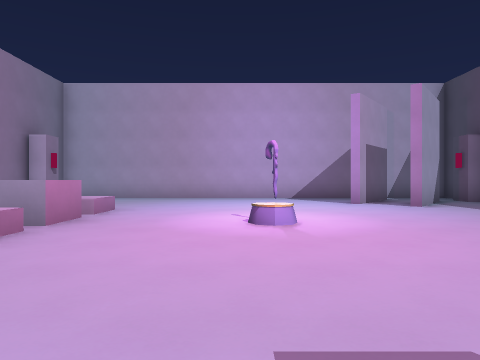
View 1 (above)

14 first-person views from a walk through a level from a Godot 3-D game. The camera is 1.3 m above the floor, looks level and sees 70° across. The floor is counted in squares, 2 m on a side. Each view is taken from the middle of a square. On the plan, view 1 faces up. The plan holds only what a view shows up to about 10 squares ahead; the rest is blank. Characters and animated objects are not drawn.

View 2
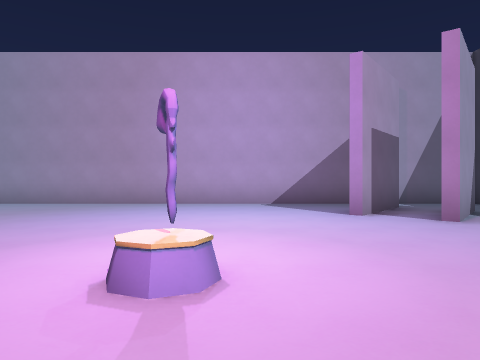

View 3
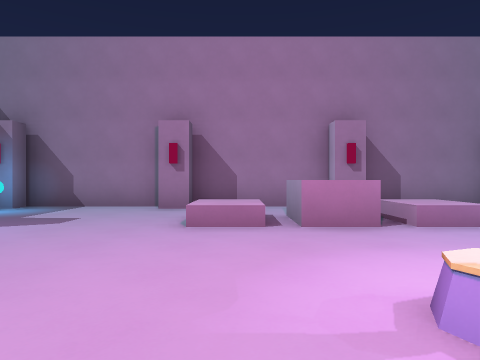

View 4
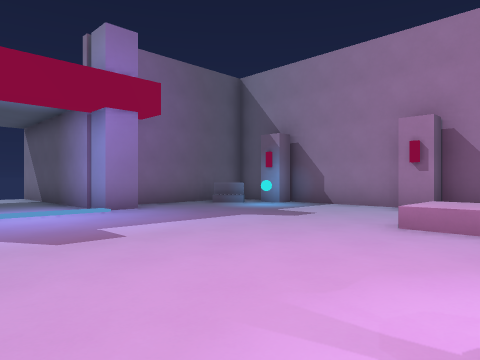

View 5
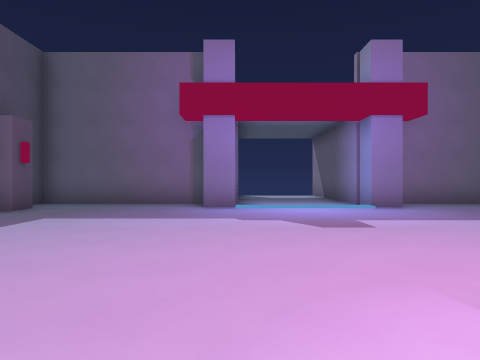

View 6
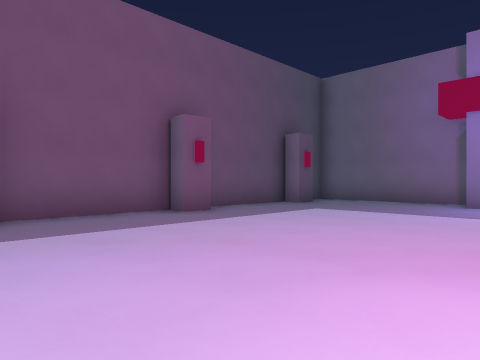

View 7
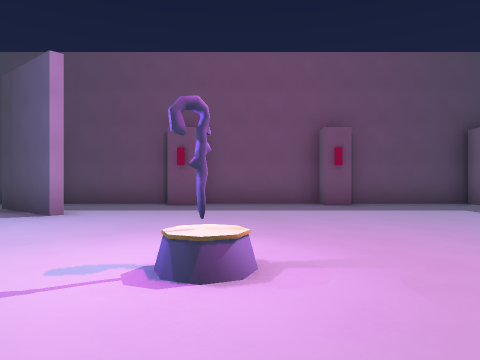

View 8
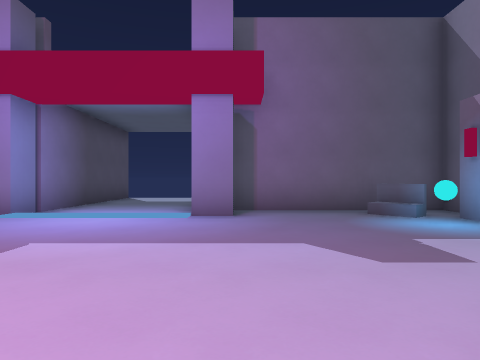

View 9
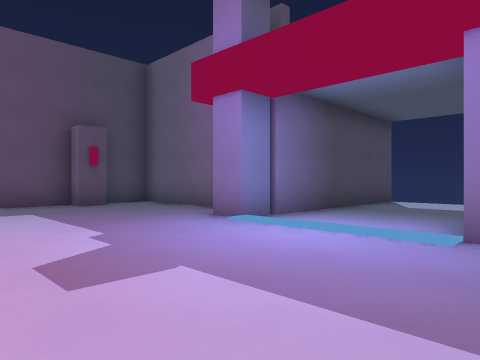

View 10
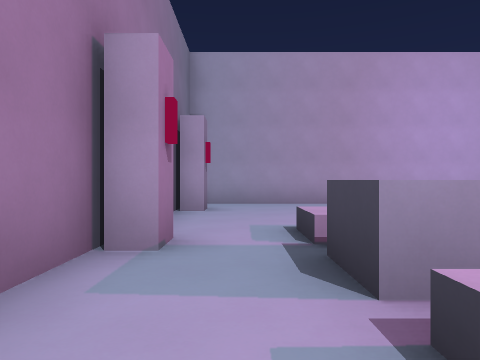

View 11
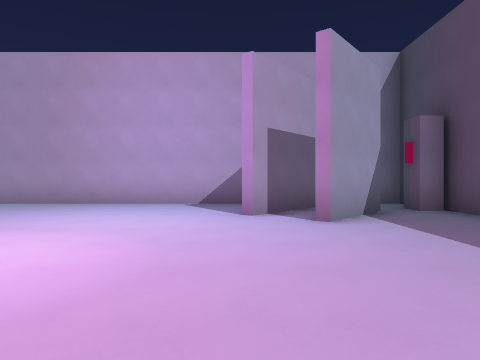

View 12
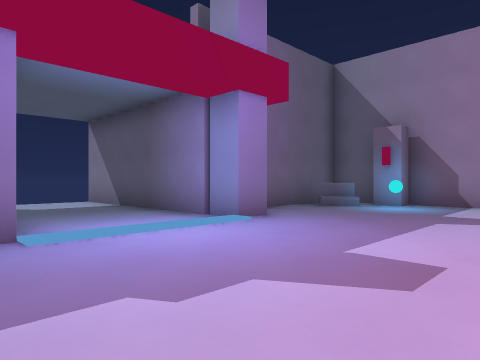

View 13
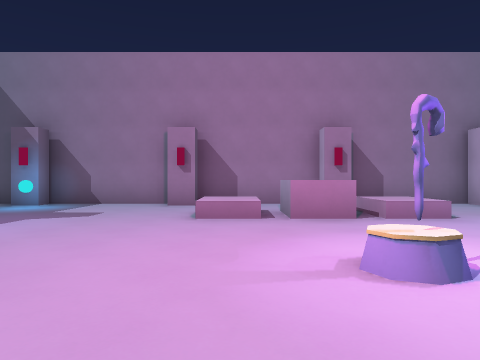

View 14
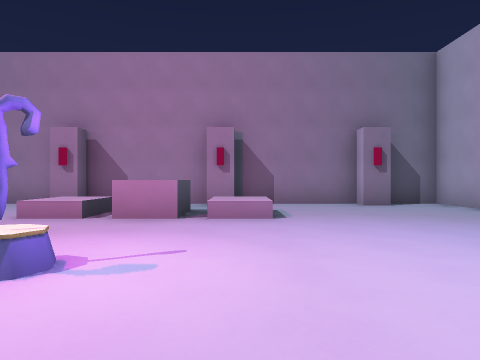

### Floor plan
Key: @ floor where view 1 was taken; # wall or solid block; x gap in a wall; . floor; / step, stairs or slope; ^ raised ledge; C cylinder; R orb; P pillar; O other object.
Columns run from 7 left of view 1 to 8 right of it. Each row starts with its distance up from view 1.
 13 ################
 12 #..............#
 11 ##.........#..##
 10 #.........###x##
  9 #...........#..#
  8 #..............#
  7 ##.^^.........##
  6 #..^^..C.......#
  5 #..^^..#O......#
  4 #..^^..........#
  3 ##............##
  2 #..............#
  1 #..............#
  0 #......@.......#
 -1 ##R...........##
 -2 #./............#
 -3 #./..PP..P.....#
 -4 #######..#######
 -5       #..#
 -6       #..#
 -7       #..#
 -8       #..#

Positions as (right, up) in squares from view 1, and headings:
1: (0, 0), facing up
2: (1, 3), facing up
3: (2, 4), facing left
4: (2, 5), facing down-left
5: (2, 6), facing down
6: (1, 7), facing down-right
7: (-2, 5), facing right
8: (-2, 4), facing down
9: (-2, 2), facing down-right
10: (-5, 3), facing up
11: (3, 3), facing up
12: (3, 2), facing down-left
13: (3, 4), facing left
14: (3, 7), facing left
